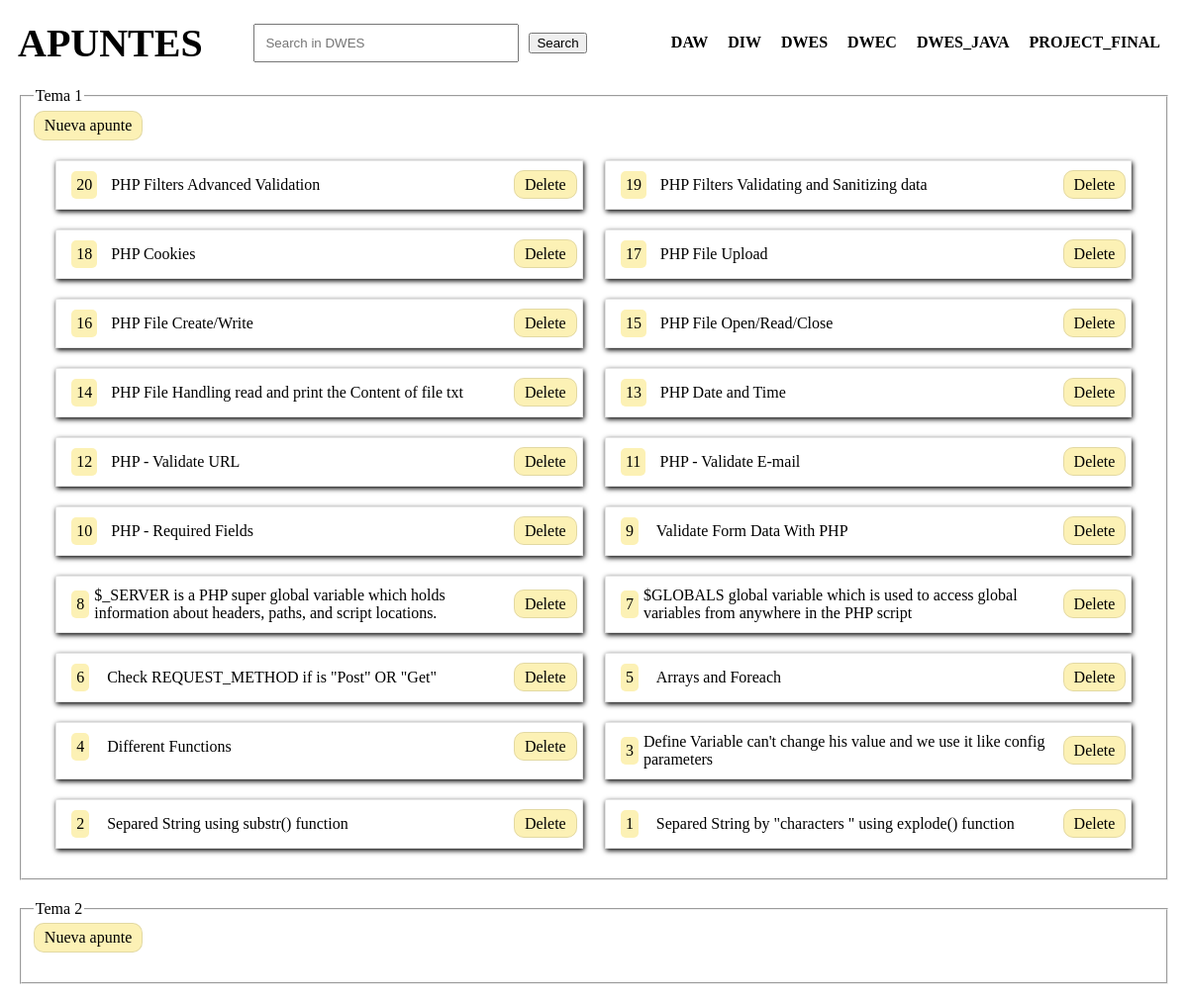
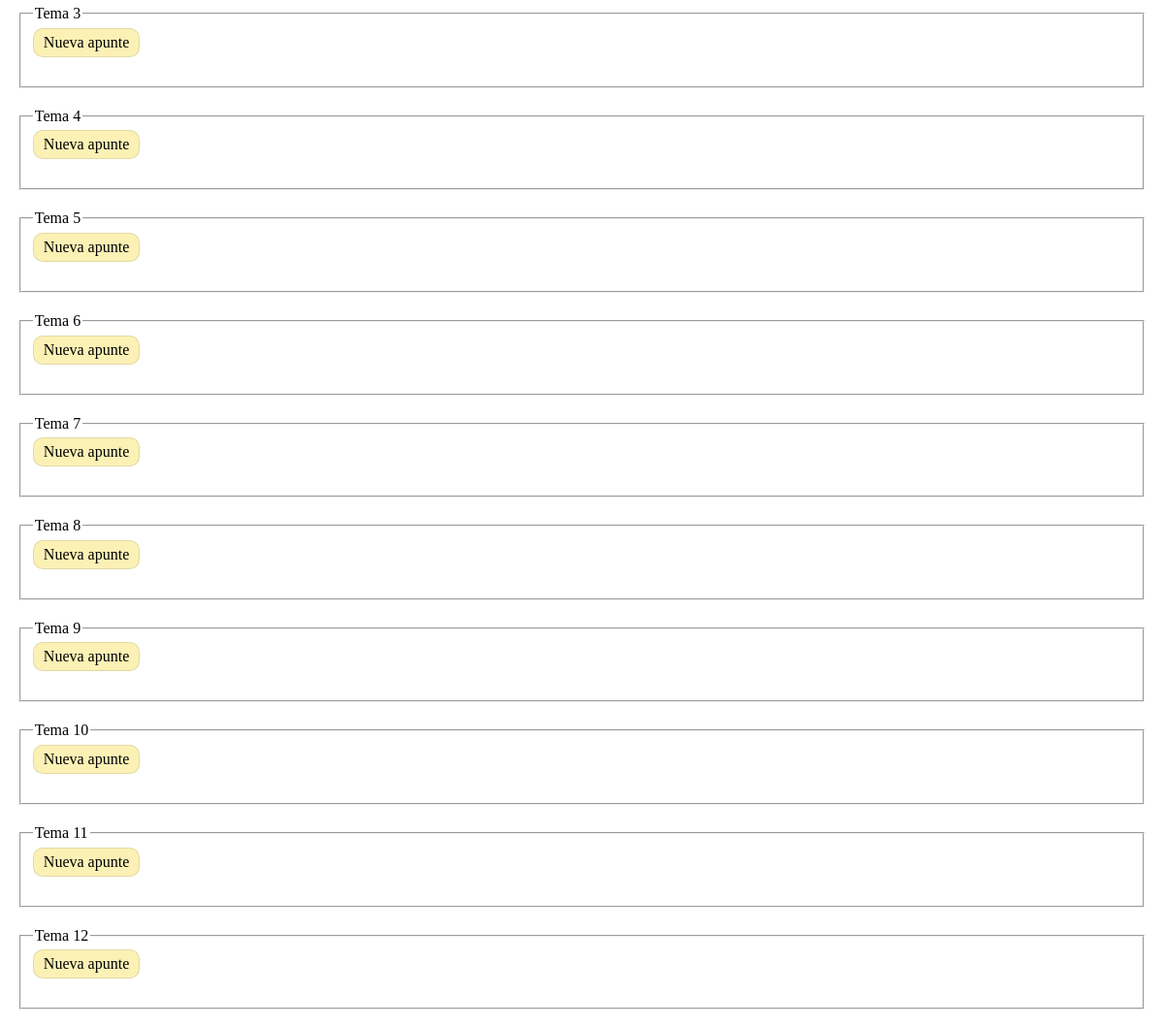
The page /index.php?page=DWES on the database its author committed (2 pictures, top to bottom).
### tables this page shows
CREATE TABLE `temas` (
  `id` int NOT NULL,
  `nombre` varchar(255) NOT NULL,
  `asignatura_id` int NOT NULL,
  `fecha` datetime DEFAULT CURRENT_TIMESTAMP
);

CREATE TABLE `apuntes` (
  `id` int NOT NULL,
  `nombre` varchar(255) NOT NULL,
  `apunte` longtext,
  `tema_id` int NOT NULL,
  `fecha` datetime DEFAULT CURRENT_TIMESTAMP
);

### models.php (called while the page is built, shortened)
<?php
class Models
{
    private function getConnection($sql)
    {
        $conn = new mysqli('localhost', 'root', '', 'daw2');
        $result = $conn->query($sql);
        $content = [];
        while ($row = $result->fetch_assoc()) {
            $content[] = $row;
        }
        return $content;
    }
    public function getTemas($id)
    {
        $sql = " select   temas.* from temas where asignatura_id={$id} order by fecha desc ";
        $temas = $this->getConnection($sql);
        return $temas;
    }
    public function getApuntes($id)
    {
        $sql = " select   apuntes.* from apuntes where tema_id={$id} order by fecha desc";
        $temas = $this->getConnection($sql);
        return $temas;
    }
}
?>

### apuntes.php (the view)
<?php
echo '<div id="apuntes">';
    $x=count($apuntes);
    foreach ($apuntes as  $valuea) {
        echo '<div class="apunte">';
        echo "
        <details>
        <summary><span style='border-radius:5px;width:max-content;padding:5px;background:rgba(245, 210, 10,0.3);margin:0 5px' >{$x}</span> <div style='min-width:75%'> {$valuea['nombre']}</div>
        <div id='btn' style='float:right;width:max-content;'>
        <a href='index.php?page=delete&id={$valuea['id']}' style='position: relative;right: -10px;'>Delete</a>
        </div>
        </summary>
        <p><pre><code>".htmlspecialchars($valuea['apunte'])."</code></pre></p>
        </details>
        ";
        echo '</div>';
        $x--;
    }
echo '</div>';
?>

### temas.php
<section id="temas">
<?php
if (is_array($temas) || is_object($temas)) {
    foreach ($temas as $value) {
        $models= new Models();
        $apuntes = $models->getApuntes($value['id']);
        echo '<fieldset>';
        echo "<legend>{$value['nombre']}</legend>";
        echo "<a href='#' class='NuevaApunte' data-name='{$value['nombre']}' data-url='{$value['id']}' > Nueva apunte </a>";
        include('apuntes.php');
        echo '</fieldset>';
    }
} else {
    echo 'Error: $temas is not an array or an object.';
}
?>
</section>

### style.css (style rules this page uses)
#btn { float: right; width: max-content; height: max-content; padding: 5px; }
summary { width: 100%; display: flex; flex-direction: row; justify-content: space-between; align-items: center; }
a { text-decoration: none; color: black; font-weight: 500; }
#temas { width: 100%; display: flex; flex-wrap: wrap; }
fieldset { display: flex; flex-wrap: wrap; width: 98%; margin: 10px 1%; }
fieldset a { border: 1px solid rgba(0, 0, 0, 0.1) ; padding: 5px 10px; border-radius: 10px; background: rgba(245, 210, 10,0.3); }
#apuntes { display: flex; flex-wrap: wrap; width: 98%; margin: 10px 1%; }
.apunte { width: 46%; margin: 10px 1%; border: 1px solid rgba(0, 0, 0, 0.1); padding: 10px; box-shadow: 1px 2px 5px black; }

### rows shown on the page
temas: nombre "Tema 1"
apuntes: nombre "PHP Filters Advanced Validation"
apuntes: nombre "PHP Filters Validating and Sanitizing data"
apuntes: nombre "PHP Cookies"
apuntes: nombre "PHP File Upload"
apuntes: nombre "PHP File Create/Write"
apuntes: nombre "PHP File Open/Read/Close"
apuntes: nombre "PHP File Handling read and print the Content of file txt"
apuntes: nombre "PHP Date and Time"
apuntes: nombre "PHP - Validate URL"
apuntes: nombre "PHP - Validate E-mail"
apuntes: nombre "PHP - Required Fields"
apuntes: nombre "Validate Form Data With PHP"
apuntes: nombre "$_SERVER is a PHP super global variable which holds information about headers, paths, and script locations."
apuntes: nombre "$GLOBALS global variable which is used to access global variables from anywhere in the PHP script"
apuntes: nombre "Check REQUEST_METHOD if is \"Post\" OR \"Get\""
apuntes: nombre "Arrays and Foreach"
apuntes: nombre "Different Functions"
apuntes: nombre "Define Variable can't change his value and we use it like config parameters"
apuntes: nombre "Separed String using substr() function"
apuntes: nombre "Separed String by \"characters \" using explode() function"
temas: nombre "Tema 2"
temas: nombre "Tema 3"
temas: nombre "Tema 4"
temas: nombre "Tema 5"
temas: nombre "Tema 6"
temas: nombre "Tema 7"
temas: nombre "Tema 8"
temas: nombre "Tema 9"
temas: nombre "Tema 10"
temas: nombre "Tema 11"
temas: nombre "Tema 12"
